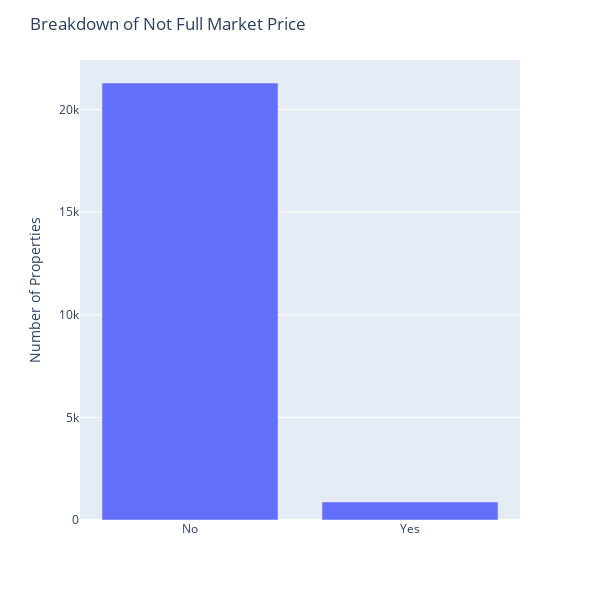

The notebook cell this image was saved under:
### Markdown cell above
### Not Full Market Price

### Code cell
ppr_not_full_market_price = ppr.groupby(['not_full_market_price']).size().to_frame('count').sort_values(by= 'count', ascending=False)
ppr_not_full_market_price = pd.DataFrame(ppr_not_full_market_price)
ppr_not_full_market_price = ppr_not_full_market_price.reset_index(drop=False)

ppr_not_full_market_price['% of not_full_market_price'] = ppr_not_full_market_price['count'] /ppr_not_full_market_price['count'].sum()
print(ppr_not_full_market_price)


# not_full_market_price
fig = px.bar(x = ppr_not_full_market_price['not_full_market_price'], 
             y =  ppr_not_full_market_price["count"])

fig.update_layout(title = "Breakdown of Not Full Market Price",
                  yaxis_title = 'Number of Properties', 
                  xaxis_title =  None, 
                  barmode='group')
fig.update_layout(height=600, width=600)
fig.show()

### Figure 1 — Plotly figure (JSON) as saved in the notebook; plotly's stock layout.template omitted (floating-point values rounded to 4 significant figures)
{"data": [{"alignmentgroup": "True", "hovertemplate": "x=%{x}<br>y=%{y}<extra></extra>", "legendgroup": "", "marker": {"color": "#636efa", "pattern": {"shape": ""}}, "name": "", "offsetgroup": "", "orientation": "v", "showlegend": false, "textposition": "auto", "type": "bar", "x": ["No", "Yes"], "xaxis": "x", "y": [21294, 879], "yaxis": "y"}], "layout": {"barmode": "group", "height": 600, "legend": {"tracegroupgap": 0}, "margin": {"t": 60}, "title": {"text": "Breakdown of Not Full Market Price"}, "width": 600, "xaxis": {"anchor": "y", "domain": [0, 1], "title": {}}, "yaxis": {"anchor": "x", "domain": [0, 1], "title": {"text": "Number of Properties"}}}}
